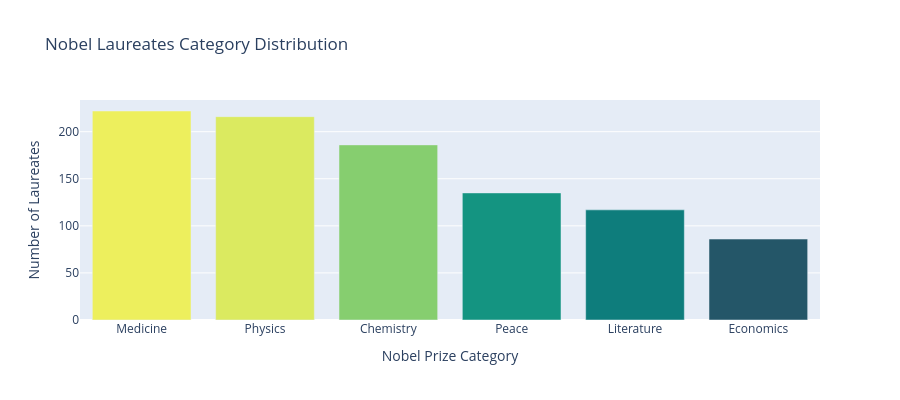

The notebook cell saved with this chart:
### Code cell
category_ct = df_data.category.value_counts()

fig = px.bar(category_ct, x = category_ct.index, y = category_ct.values,
            title = 'Nobel Laureates Category Distribution',
            color= category_ct.values,
            height = 400,
            color_continuous_scale='Aggrnyl')

fig.update_xaxes(title_text='Nobel Prize Category')
fig.update_yaxes(title_text='Number of Laureates') # can update xaxes/yaxes here or in update_layout below

fig.update_layout(coloraxis_showscale=False,
                  #xaxis_title='Nobel Prize Category', yaxis_title='Number of Laureates',
                     )

fig.show()

### Figure 1 — Plotly figure (JSON) as saved in the notebook; plotly's stock layout.template omitted (floating-point values rounded to 4 significant figures)
{"data": [{"hovertemplate": "category=%{x}<br>y=%{y}<br>color=%{marker.color}<extra></extra>", "legendgroup": "", "marker": {"color": [222, 216, 186, 135, 117, 86], "coloraxis": "coloraxis", "pattern": {"shape": ""}}, "name": "", "orientation": "v", "showlegend": false, "textposition": "auto", "type": "bar", "x": ["Medicine", "Physics", "Chemistry", "Peace", "Literature", "Economics"], "xaxis": "x", "y": [222, 216, 186, 135, 117, 86], "yaxis": "y"}], "layout": {"barmode": "relative", "coloraxis": {"colorbar": {"title": {"text": "color"}}, "colorscale": [[0, "rgb(36, 86, 104)"], [0.1667, "rgb(15, 114, 121)"], [0.3333, "rgb(13, 143, 129)"], [0.5, "rgb(57, 171, 126)"], [0.6667, "rgb(110, 197, 116)"], [0.8333, "rgb(169, 220, 103)"], [1, "rgb(237, 239, 93)"]], "showscale": false}, "height": 400, "legend": {"tracegroupgap": 0}, "title": {"text": "Nobel Laureates Category Distribution"}, "xaxis": {"anchor": "y", "domain": [0, 1], "title": {"text": "Nobel Prize Category"}}, "yaxis": {"anchor": "x", "domain": [0, 1], "title": {"text": "Number of Laureates"}}}}
